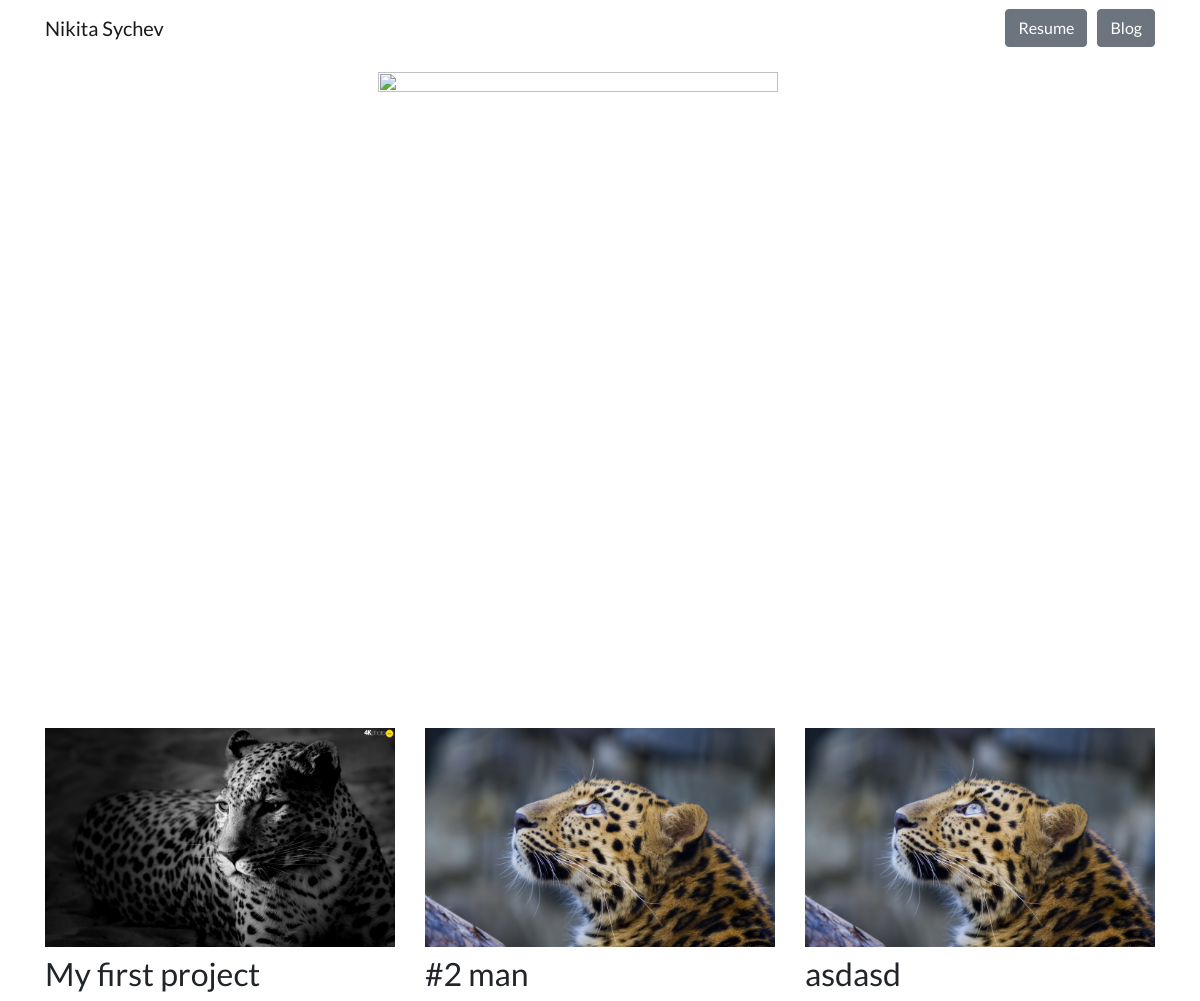
The page / on the database its author committed.
### portfolio/models.py (models this page shows, shortened)
class Project(models.Model):
    title = models.CharField(max_length=100)
    description = models.CharField(max_length=250)
    image = models.ImageField(upload_to='portfolio/images',null=True)
    url = models.URLField(blank=True)

### portfolio/views.py (the view)
# urls.py: 2. Add a URL to urlpatterns:  path('', views.home, name='home')
def home(request):
    projects = Project.objects.all()
    return render(request, 'portfolio/home.html',{
        'projects': projects
    })

### portfolio/templates/portfolio/home.html
{% extends 'portfolio/base.html' %}
{% block content %}
{% load static %}
<div class="row justify-content-center my-3">
    <div class="col-5">
        <img src="{% static 'portfolio/listening-to-music-9.jpg' %}" height="640" width="400"class="img-fluid"  >
  </div>
</div>
<div class="row">
{% for project in projects %}
    <div class="col-lg-4 col-md-6">
        <img src="{{project.image.url}}" class="img-fluid mb-2" >
        <h2>{{project.title}}</h2>
    </div>
{% endfor %}
 </div>
{% endblock %}

### portfolio/templates/portfolio/base.html (shortened to what this page needs)
<!doctype html>
{% load static %}
<html lang="en">
<head>
  <link rel="stylesheet" href="https://stackpath.bootstrapcdn.com/bootstrap/4.4.1/css/bootstrap.min.css">
  <link rel="stylesheet" href="{% static 'portfolio/cust.css' %}">
</head>
<body>
  <nav id="topNav" class="navbar navbar-expand-md navbar-light">
    <div class="container">
      <a class="navbar-brand" href="{% url 'home' %}">
        <span>Nikita Sychev</span>
      </a>
      <div class="collapse navbar-collapse text-center" id="navbarNav">
        <ul class="navbar-nav ml-auto">
          <li>
            <a role="button" href="{% static 'portfolio/primer10.pdf' %}" class="btn btn-secondary">
              Resume</a>
          </li>
          <li>
            <a role="button" href="{% url 'blog:all_blogs' %}" class="btn btn-secondary">Blog</a>
          </li>
        </ul>
      </div>
    </div>
  </nav>
  <div class="container">
    {% block content %}{% endblock %}
  </div>
</body>
</html>

### portfolio/static/portfolio/cust.css (style rules this page uses)
body { font-family: 'Lato', sans-serif; }
a.btn { margin-left: 10px; }

### rows shown on the page
Project: image (picture), title "My first project"
Project: image (picture), title "#2 man"
Project: image (picture), title "asdasd"
